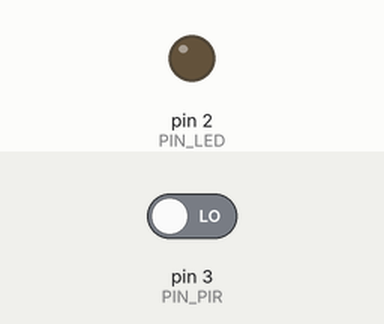
This sketch was run on a simulated Arduino Uno, built with avr-gcc and run on an emulated ATmega328P. On the bench: output pins drawn as LEDs (lit = HIGH). The inputs (shaded band) are chosen by the test bench; at power-on: pin 3 (PIN_PIR) LOW.

Above: at 1.2 s.
1.3 s: pin 3 (PIN_PIR) driven HIGH
At 1.9 s:
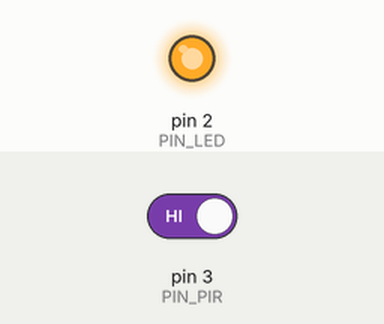
4.3 s: pin 3 (PIN_PIR) driven LOW
At 5.4 s:
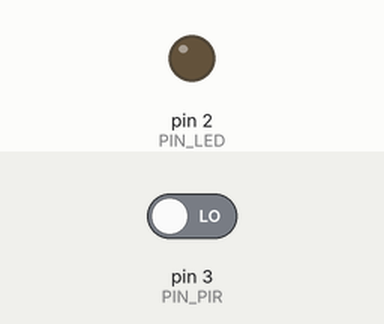
Timing chart, 0 to 7.3 s (numbered marks = the images above; inputs shaded):
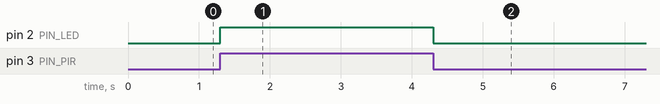

The sketch:

pir.ino
```cpp
// Contoh penggunaan sensor PIR

const byte PIN_PIR = 3;
const byte PIN_LED = 2;

void setup()
{
  pinMode(PIN_PIR, INPUT);
  pinMode(PIN_LED, OUTPUT);
}

void loop()
{
  int nilaiPin = digitalRead(PIN_PIR);
  if (nilaiPin == HIGH)
  {
    digitalWrite(PIN_LED, HIGH);
    delay(1000);
    digitalWrite(PIN_LED, LOW);
  }
}
```

Measured:
- after the input at 1.3 s, pin 2 (PIN_LED): LOW → HIGH at once
- after the input at 4.3 s, pin 2 (PIN_LED): HIGH → LOW at once
